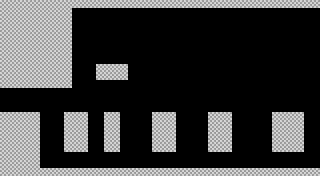

A 2D game scene composited from a Tiled map and its tileset images. What follows is a short description and the map's XML, with every tile layer's data as written:
An orthogonal 40x22 tile map with 8x8 px tiles, 1 tile layer (Main Layer) and 11 objects (player_start).

<map version="1.9" tiledversion="1.9.0" orientation="orthogonal" renderorder="right-down" width="40" height="22" tilewidth="8" tileheight="8" infinite="0" nextlayerid="7" nextobjectid="34">
 <editorsettings>
  <export target="testMap.lua" format="lua" />
 </editorsettings>
 <tileset firstgid="1" name="tileset" tilewidth="8" tileheight="8" tilecount="1" columns="1">
  <image source="../assets/temporaryTile.png" width="8" height="8" />
 </tileset>
 <layer id="4" name="Main Layer" width="40" height="22">
  <data encoding="csv">
1,1,1,1,1,1,1,1,1,1,1,1,1,1,1,1,1,1,1,1,1,1,1,1,1,1,1,1,1,1,1,1,1,1,1,1,1,1,1,1,
1,1,1,1,1,1,1,1,1,0,0,0,0,0,0,0,0,0,0,0,0,0,0,0,0,0,0,0,0,0,0,0,0,0,0,0,0,0,0,0,
1,1,1,1,1,1,1,1,1,0,0,0,0,0,0,0,0,0,0,0,0,0,0,0,0,0,0,0,0,0,0,0,0,0,0,0,0,0,0,0,
1,1,1,1,1,1,1,1,1,0,0,0,0,0,0,0,0,0,0,0,0,0,0,0,0,0,0,0,0,0,0,0,0,0,0,0,0,0,0,0,
1,1,1,1,1,1,1,1,1,0,0,0,0,0,0,0,0,0,0,0,0,0,0,0,0,0,0,0,0,0,0,0,0,0,0,0,0,0,0,0,
1,1,1,1,1,1,1,1,1,0,0,0,0,0,0,0,0,0,0,0,0,0,0,0,0,0,0,0,0,0,0,0,0,0,0,0,0,0,0,0,
1,1,1,1,1,1,1,1,1,0,0,0,0,0,0,0,0,0,0,0,0,0,0,0,0,0,0,0,0,0,0,0,0,0,0,0,0,0,0,0,
1,1,1,1,1,1,1,1,1,0,0,0,0,0,0,0,0,0,0,0,0,0,0,0,0,0,0,0,0,0,0,0,0,0,0,0,0,0,0,0,
1,1,1,1,1,1,1,1,1,0,0,0,1,1,1,1,0,0,0,0,0,0,0,0,0,0,0,0,0,0,0,0,0,0,0,0,0,0,0,0,
1,1,1,1,1,1,1,1,1,0,0,0,1,1,1,1,0,0,0,0,0,0,0,0,0,0,0,0,0,0,0,0,0,0,0,0,0,0,0,0,
1,1,1,1,1,1,1,1,1,0,0,0,0,0,0,0,0,0,0,0,0,0,0,0,0,0,0,0,0,0,0,0,0,0,0,0,0,0,0,0,
0,0,0,0,0,0,0,0,0,0,0,0,0,0,0,0,0,0,0,0,0,0,0,0,0,0,0,0,0,0,0,0,0,0,0,0,0,0,0,0,
0,0,0,0,0,0,0,0,0,0,0,0,0,0,0,0,0,0,0,0,0,0,0,0,0,0,0,0,0,0,0,0,0,0,0,0,0,0,0,0,
0,0,0,0,0,0,0,0,0,0,0,0,0,0,0,0,0,0,0,0,0,0,0,0,0,0,0,0,0,0,0,0,0,0,0,0,0,0,0,0,
1,1,1,1,1,0,0,0,1,1,1,0,0,1,1,0,0,0,0,1,1,1,0,0,0,0,1,1,1,0,0,0,0,0,1,1,1,1,0,0,
1,1,1,1,1,0,0,0,1,1,1,0,0,1,1,0,0,0,0,1,1,1,0,0,0,0,1,1,1,0,0,0,0,0,1,1,1,1,0,0,
1,1,1,1,1,0,0,0,1,1,1,0,0,1,1,0,0,0,0,1,1,1,0,0,0,0,1,1,1,0,0,0,0,0,1,1,1,1,0,0,
1,1,1,1,1,0,0,0,1,1,1,0,0,1,1,0,0,0,0,1,1,1,0,0,0,0,1,1,1,0,0,0,0,0,1,1,1,1,0,0,
1,1,1,1,1,0,0,0,1,1,1,0,0,1,1,0,0,0,0,1,1,1,0,0,0,0,1,1,1,0,0,0,0,0,1,1,1,1,0,0,
1,1,1,1,1,0,0,0,0,0,0,0,0,0,0,0,0,0,0,0,0,0,0,0,0,0,0,0,0,0,0,0,0,0,0,0,0,0,0,0,
1,1,1,1,1,0,0,0,0,0,0,0,0,0,0,0,0,0,0,0,0,0,0,0,0,0,0,0,0,0,0,0,0,0,0,0,0,0,0,0,
1,1,1,1,1,1,1,1,1,1,1,1,1,1,1,1,1,1,1,1,1,1,1,1,1,1,1,1,1,1,1,1,1,1,1,1,1,1,1,1
</data>
 </layer>
 <objectgroup id="5" name="collisions" visible="0">
  <properties>
   <property name="collidable" type="bool" value="true" />
  </properties>
  <object id="16" x="0" y="0" width="72" height="88" />
  <object id="19" x="72" y="0" width="248" height="8" />
  <object id="20" x="96" y="64" width="32.0738" height="16" />
  <object id="23" x="0" y="112" width="40" height="64" />
  <object id="24" x="40" y="168" width="280" height="8" />
  <object id="25" x="64" y="112" width="24" height="40" />
  <object id="26" x="104" y="112" width="16" height="40" />
  <object id="27" x="152" y="112" width="24" height="40" />
  <object id="28" x="208" y="112" width="24" height="40" />
  <object id="29" x="272" y="112" width="32" height="40" />
 </objectgroup>
 <objectgroup id="6" name="entities">
  <object id="31" name="player_start" x="0" y="96">
   <point />
  </object>
 </objectgroup>
</map>